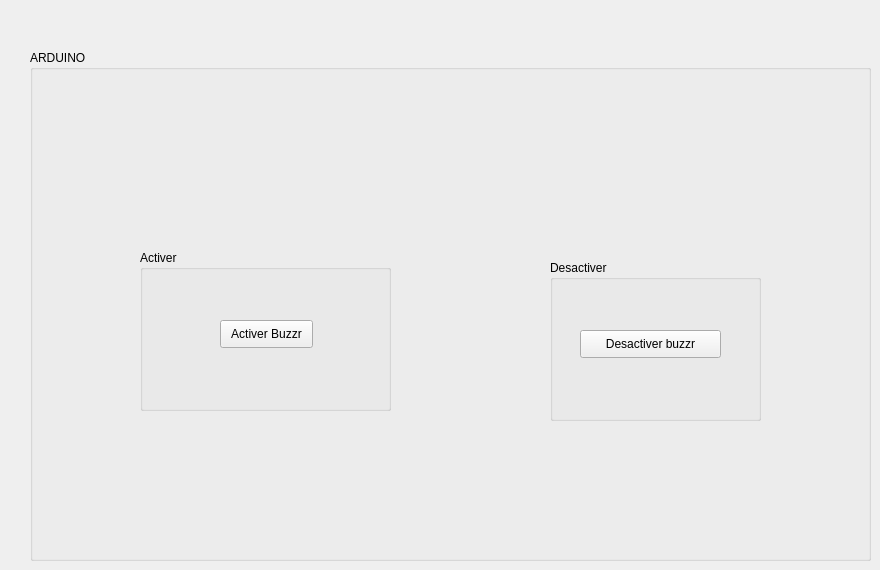
   <widget class="QWidget" name="tab_12">
    <attribute name="title">
     <string>ARDUINO </string>
    </attribute>
    <widget class="QGroupBox" name="groupBox_24">
     <property name="geometry">
      <rect>
       <x>30</x>
       <y>50</y>
       <width>841</width>
       <height>511</height>
      </rect>
     </property>
     <property name="title">
      <string>ARDUINO </string>
     </property>
     <widget class="QGroupBox" name="groupBox_25">
      <property name="geometry">
       <rect>
        <x>520</x>
        <y>210</y>
        <width>211</width>
        <height>161</height>
       </rect>
      </property>
      <property name="title">
       <string>Desactiver</string>
      </property>
      <widget class="QPushButton" name="pushButton_2">
       <property name="geometry">
        <rect>
         <x>30</x>
         <y>70</y>
         <width>141</width>
         <height>28</height>
        </rect>
       </property>
       <property name="text">
        <string>Desactiver buzzr</string>
       </property>
      </widget>
     </widget>
     <widget class="QGroupBox" name="groupBox_26">
      <property name="geometry">
       <rect>
        <x>110</x>
        <y>200</y>
        <width>251</width>
        <height>161</height>
       </rect>
      </property>
      <property name="title">
       <string>Activer</string>
      </property>
      <widget class="QPushButton" name="pushButton">
       <property name="geometry">
        <rect>
         <x>80</x>
         <y>70</y>
         <width>93</width>
         <height>28</height>
        </rect>
       </property>
       <property name="text">
        <string>Activer Buzzr</string>
       </property>
      </widget>
     </widget>
    </widget>
   </widget>
